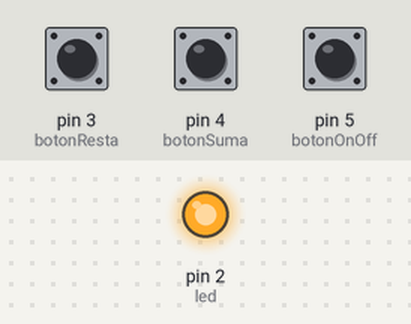
Simulated run of this sketch. Board: Arduino Uno, built with avr-gcc and run on an emulated ATmega328P. Shown: output pins drawn as LEDs (lit = HIGH). Inputs (shaded band) come from the test bench; at power-on: pin 3 (botonResta) HIGH, pin 4 (botonSuma) HIGH, pin 5 (botonOnOff) HIGH.

Above: at 1.2 s.
1.3 s: pin 3 (botonResta) pulled LOW for 1 s
4.4 s: pin 4 (botonSuma) pulled LOW for 1 s
7.4 s: pin 5 (botonOnOff) pulled LOW for 0.15 s
9.0 s: pin 5 (botonOnOff) pulled LOW for 1 s
At 12.8 s:
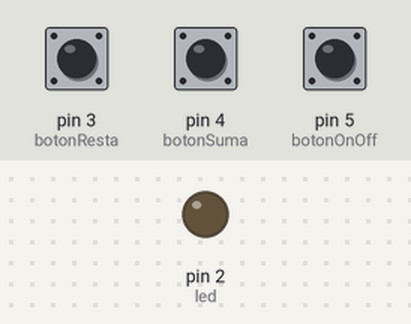
Timing chart, 0 to 14.0 s (numbered marks = the images above; inputs shaded):
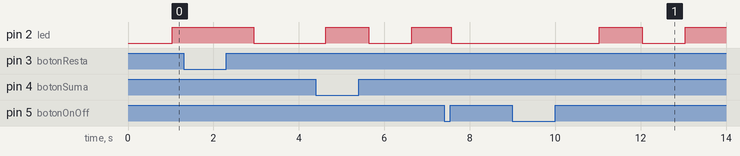

The sketch:

on_off_y_velocidad_de_parpadeo_millis.ino
```cpp
/*

Encender / Apagar led y variar su velocidad de parpadeo usando millis().

* Código escrito por: Esteban Carrillo para EDEPTEC.
* Página web: https://www.edeptec.com
* Facebook: @edeptec
* Youtube: https://youtube.com/c/EDEPTEC

*/

#define botonResta 3  // Pulsador resta en el pin A0
#define botonSuma 4   // Pulsador suma en el pin A1
#define botonOnOff 5  // Pulsador on/off en el pin A2

#define led 2  // led en el pin 2

bool activarDesactivar = 0;       // Variable para controlar el estado del led
bool estadoAnteriorPulOnOff = 0;  // Variable para controlar el estado previo del pulsador on/off
int tiempo = 1000;                // Variable para controlar la velocidad de parpadeo

int tiempoMinimo = 50;    // Variable para controlar el tiempo minimo
int tiempoMaximo = 5000;  // Variable para controlar el tiempo maximo

unsigned long previousMillis = 0;
bool estadoDelLed = 0;


void setup() {
  Serial.begin(9600);
  pinMode(botonResta, INPUT_PULLUP);
  pinMode(botonSuma, INPUT_PULLUP);
  pinMode(botonOnOff, INPUT_PULLUP);
  pinMode(led, OUTPUT);
}

/**
 * Bucle principal del programa.
 *
 * En este bucle se verifica el estado del pulsador de
 * encendido y apagado del led (botonOnOff), y se
 * controla el estado del led (encendido o apagado)
 * y su velocidad de parpadeo.
 *
 * Se utiliza la funcion millis() para calcular el
 * tiempo de pausa entre parapadeos.
 *
 * Si el led esta apagado, se enciende. Si el led
 * esta encendido, se apaga. Luego se cambia el
 * estado del led y se actualiza su velocidad de
 * parpadeo.
 */

void loop() {

  while (encenderApagarLed()) {
    unsigned long currentMillis = millis();
    if (currentMillis - previousMillis >= manejarTiempo(&tiempo)) {
      previousMillis = currentMillis;

      if (estadoDelLed == 0) {
        estadoDelLed = 1;
      } else {
        estadoDelLed = 0;
      }
      digitalWrite(led, estadoDelLed);
    }
  }
  digitalWrite(led, 0);
}

/**
 * Comprueba el estado del pulsador on/off y actualiza la variable
 * activarDesactivar.
 *
 * @return true si el led debe estar encendido, false en caso contrario.
 */
bool encenderApagarLed() {
  bool estadoBotonOnOff = digitalRead(botonOnOff);
  (estadoBotonOnOff != estadoAnteriorPulOnOff && estadoBotonOnOff) && (activarDesactivar = !activarDesactivar);
  estadoAnteriorPulOnOff = estadoBotonOnOff;

  delay(1);
  return activarDesactivar;
}

/**
 * Ajusta el valor de la variable tiempo en función del estado de los
 * pulsadores suma y resta.
 *
 * Si el pulsador suma se encuentra en estado HIGH, se incrementa el valor
 * de tiempo en 10 milisegundos y se produce un delay de 10 milisegundos.
 *
 * Si el pulsador resta se encuentra en estado HIGH, se decrementa el valor
 * de tiempo en 10 milisegundos y se produce un delay de 10 milisegundos.
 *
 * Se asegura de que el valor de tiempo no sea menor que tiempoMinimo ni
 * mayor que tiempoMaximo.
 *
 * @param tiempo Puntero a la variable que almacena el valor de tiempo.
 * @return El valor ajustado de la variable tiempo.
 */
int manejarTiempo(int *tiempo) {
  if (digitalRead(botonSuma)) {
    *tiempo = *tiempo + 10;
    delay(10);
  }
  if (digitalRead(botonResta)) {
    *tiempo = *tiempo - 10;
    delay(10);
  }
  *tiempo = (*tiempo < tiempoMinimo)
              ? tiempoMinimo
            : (*tiempo > tiempoMaximo)
              ? tiempoMaximo
              : *tiempo;

  return *tiempo;
}
```

Measured:
- after the input at 9.0 s, pin 2 (led): LOW → HIGH after 2.0 s, → LOW 1.0 s later, → HIGH 1.0 s later
